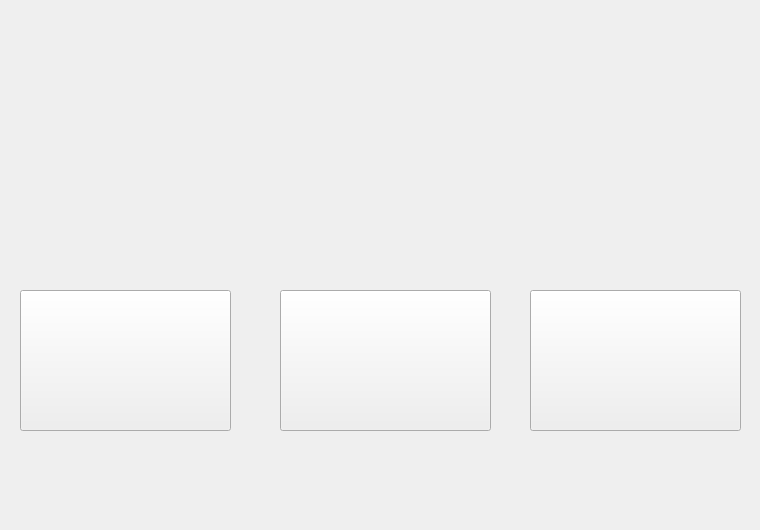
<?xml version="1.0" encoding="UTF-8"?>
<ui version="4.0">
 <class>start</class>
 <widget class="QWidget" name="start">
  <property name="geometry">
   <rect>
    <x>0</x>
    <y>0</y>
    <width>760</width>
    <height>530</height>
   </rect>
  </property>
  <property name="windowTitle">
   <string>Form</string>
  </property>
  <widget class="QPushButton" name="pushbutton_single">
   <property name="geometry">
    <rect>
     <x>20</x>
     <y>290</y>
     <width>211</width>
     <height>141</height>
    </rect>
   </property>
   <property name="text">
    <string/>
   </property>
  </widget>
  <widget class="QPushButton" name="pushButton_double">
   <property name="geometry">
    <rect>
     <x>280</x>
     <y>290</y>
     <width>211</width>
     <height>141</height>
    </rect>
   </property>
   <property name="text">
    <string/>
   </property>
  </widget>
  <widget class="QPushButton" name="pushButton_help">
   <property name="geometry">
    <rect>
     <x>530</x>
     <y>290</y>
     <width>211</width>
     <height>141</height>
    </rect>
   </property>
   <property name="text">
    <string/>
   </property>
  </widget>
  <widget class="QLabel" name="label_background">
   <property name="geometry">
    <rect>
     <x>0</x>
     <y>0</y>
     <width>761</width>
     <height>531</height>
    </rect>
   </property>
   <property name="text">
    <string/>
   </property>
  </widget>
  <zorder>label_background</zorder>
  <zorder>pushButton_help</zorder>
  <zorder>pushButton_double</zorder>
  <zorder>pushbutton_single</zorder>
 </widget>
 <resources/>
 <connections/>
</ui>
